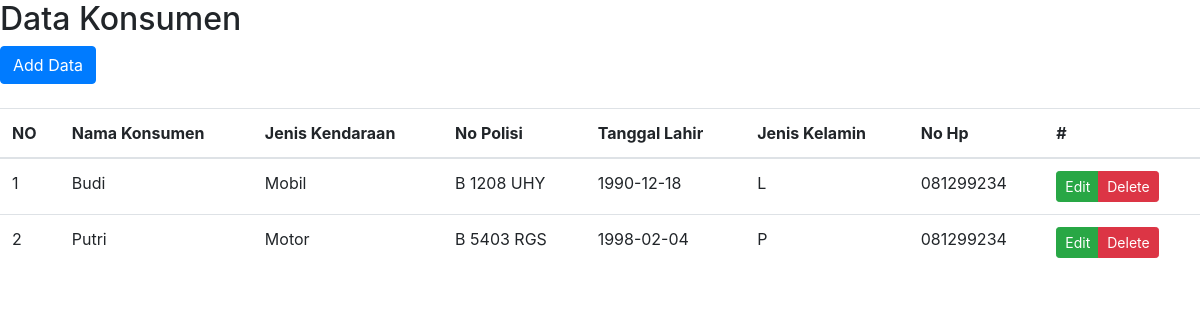
The page / on the database its author committed.
### tables this page shows
CREATE TABLE `konsumen` (
  `id` int(11) NOT NULL,
  `nama` varchar(40) NOT NULL,
  `jenis_kendaraan` varchar(10) NOT NULL,
  `no_polisi` varchar(14) NOT NULL,
  `tanggal_lahir` date NOT NULL,
  `jenis_kelamin` varchar(11) NOT NULL,
  `no_hp` varchar(14) NOT NULL
);

### application/controllers/Konsumen.php (called while the page is built, shortened)
<?php
class Konsumen extends CI_Controller {
	function __construct(){
  $this->load->model('Konsumen_m');
}
	public function index()
	{
		  $data['konsumen'] = $this->Konsumen_m->getdata()->result();
		$this->load->view('v_konsumen',$data);
	}
}

### index.php (called while the page is built, shortened)
<?php
require_once BASEPATH.'core/CodeIgniter.php';

### application/models/Konsumen_m.php (called while the page is built, shortened)
<?php
class Konsumen_m extends CI_Model{
	function getdata(){
		$this->db->from('konsumen');
$query = $this->db->get();
return $query;
	}
}
 ?>

### application/views/v_konsumen.php (the view, shortened to what this page needs)
<?php $this->load->view('_head'); ?>
<h2>Data Konsumen</h2>
<button type="button" class="btn btn-primary" data-toggle="modal" data-target="#myModal">
 Add Data
</button>
<br><br>
<table id="myTable" class="table table-condensed">
<?php $no = 1; ?>
	<thead>
	<tr>
		<th>NO</th>
		<th>Nama Konsumen</th>
		<th>Jenis Kendaraan</th>
		<th>No Polisi</th>
		<th>Tanggal Lahir</th>
		<TH>Jenis Kelamin</TH>
		<th>No Hp</th>
		<th>#</th>
	</tr>
	</thead>
	<tbody>
		<?php foreach ($konsumen as $v): ?>
			<tr>
				<td><?php echo $no++; ?></td>
			<td><?php echo $v->nama; ?></td>
			<td><?php echo $v->jenis_kendaraan; ?></td>
			<td><?= $v->no_polisi; ?></td>
			<td><?php echo $v->tanggal_lahir; ?></td>
			<td><?php echo $v->jenis_kelamin; ?></td>
			<td><?php echo $v->no_hp; ?></td>
			<td><div class="btn-group"><button type="button" class="btn btn-success btn-sm" data-toggle="modal" data-target="#myModal<?= $v->id ?>">
Edit
</button><a href="<?php echo base_url('Konsumen/delete/').$v->id; ?>" class="btn btn-danger btn-sm">Delete</a></div></td>
			</tr>
		<?php endforeach ?>
	</tbody>
</table>
<?php $this->load->view('_foot'); ?>

### application/views/_head.php (shortened to what this page needs)
<!DOCTYPE html>
<html>
<head>
	<link rel="stylesheet" type="text/css" href="<?php echo base_url('assets/btrap/dist/css/bootstrap.min.css'); ?>">
	<link href="<?php echo base_url(); ?>assets/vendor/datatables/dataTables.bootstrap4.css" rel="stylesheet">
</head>
<body>

### application/views/_foot.php (shortened to what this page needs)
</body>
</html>

### rows shown on the page
konsumen: nama "Budi", jenis_kendaraan "Mobil", no_polisi "B 1208 UHY", tanggal_lahir "1990-12-18", jenis_kelamin "L", no_hp "081299234"
konsumen: nama "Putri", jenis_kendaraan "Motor", no_polisi "B 5403 RGS", tanggal_lahir "1998-02-04", jenis_kelamin "P", no_hp "081299234"
